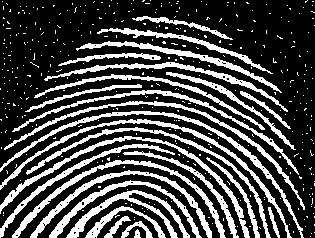
%> input picture CSE 424 Digital Image Processing - LAB/Assingment/FINGER_PRINT.tif, 315 x 238 px
$ octave question_c.m   (GNU Octave 9; MATLAB toolbox functions it lacks are replaced by stand-ins)
%> lines starting %> are read from the running program, lines starting %| are printed output that depends on the picture; in (x1, y1, x2, y2) boxes, pixels count from 0 and x2, y2 are one past the last pixel; in counts of white or black regions, pixels touching at a corner belong together; the program's own positions count from 1
% read image
f=imread('FINGER_PRINT.tif');
%> f: size 238x315 logical; 28.5% white; 414 white regions (387 under 20 px), largest, box (x1, y1, x2, y2) and area: (0, 111, 304, 238) 1388, (0, 136, 250, 238) 1372, (0, 119, 292, 238) 1337
[M,N] = size(f);
%> M = 238; N = 315

% create structuring element
se = ones(3, 3);

% store number of rows
% in P and number of columns in Q.
[P, Q]=size(se);

% create a zero matrix of size I.
gd = zeros(M, N);
ge = zeros(M, N);

for i = ceil(P/2): M - floor(P/2)
	for j = ceil(Q/2): N - floor(Q/2)

		% take all the neighbourhoods.
		en=f(i-floor(P/2):i+floor(P/2), j-floor(Q/2):j+floor(Q/2));

		% take logical se
		eh=en(logical(se));

		% compare and take minimum value of the neighbor
		% and set the pixel value to that minimum value.
		gd(i, j)=max(eh(:));
	end
end
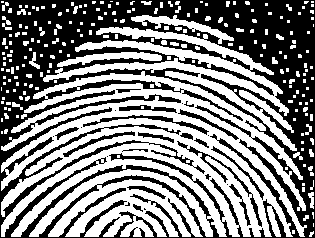
%> gd: size 238x315 double; values 0 (black) and 1 (white), 51.4% white; 27 black regions (10 under 20 px), largest, box (x1, y1, x2, y2) and area: (0, 0, 315, 238) 33794, (177, 141, 262, 227) 463, (83, 115, 209, 135) 407

for i = ceil(P/2): M - floor(P/2)
	for j = ceil(Q/2): N - floor(Q/2)

		% take all the neighbourhoods.
		dn = gd(i-floor(P/2):i+floor(P/2), j-floor(Q/2):j+floor(Q/2));

		% take logical se
		dh = dn(logical(se));

		% compare and take minimum value of the neighbor
		% and set the pixel value to that minimum value.
		ge(i, j)=min(dh(:));
	end
end
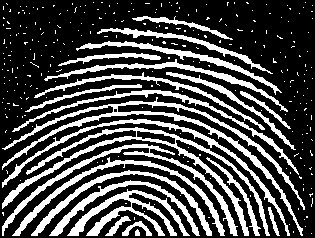
%> ge: size 238x315 double; values 0 (black) and 1 (white), 29% white; 297 white regions (274 under 20 px), largest, box (x1, y1, x2, y2) and area: (2, 97, 305, 236) 2735, (2, 127, 270, 236) 2552, (67, 189, 190, 236) 1610

figure,imshow(f),title("Original Image");
figure,imshow(ge),title("Closed Image");

$ run again, with CSE 424 Digital Image Processing - LAB/Assingment/WIRE_BOND.tif copied over CSE 424 Digital Image Processing - LAB/Assingment/FINGER_PRINT.tif
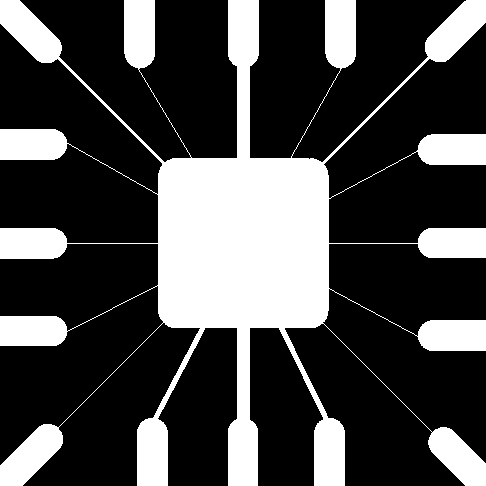
%> input picture CSE 424 Digital Image Processing - LAB/Assingment/WIRE_BOND.tif, 486 x 486 px
%> f: size 486x486 logical; 28.1% white; 1 white region, box (x1, y1, x2, y2) and area: (0, 0, 486, 486) 66259
%> after the loop `for i = ceil(P/2): M - floor(P/2)`:
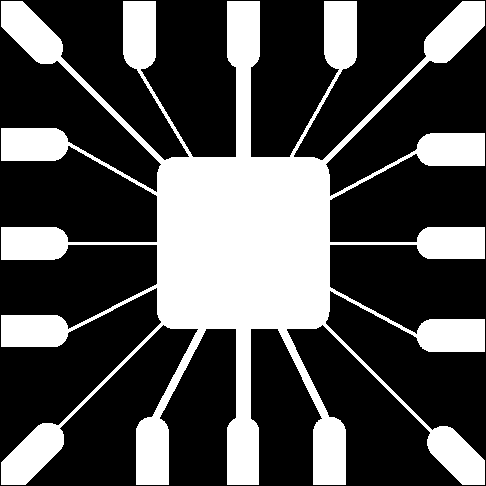
%> gd: size 486x486 double; values 0 (black) and 1 (white), 31.2% white; 1 white region, box (x1, y1, x2, y2) and area: (1, 1, 485, 485) 73629
%> after the loop `for i = ceil(P/2): M - floor(P/2)`:
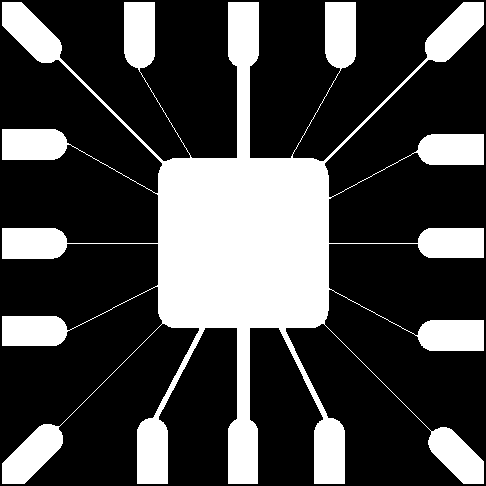
%> ge: size 486x486 double; values 0 (black) and 1 (white), 27.6% white; 1 white region, box (x1, y1, x2, y2) and area: (2, 2, 484, 484) 65219
